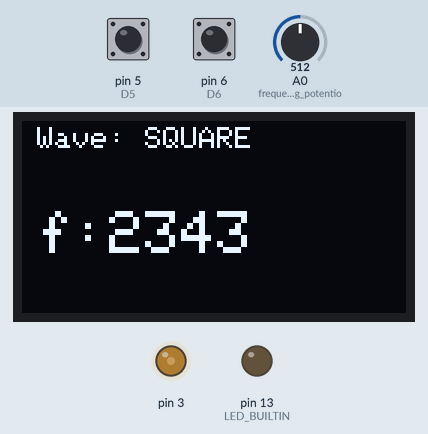
Simulated run of this program. Board: Arduino Uno, built with avr-gcc and run on an emulated ATmega328P. On the bench: 128×64 one-colour display, output pins drawn as LEDs (lit = HIGH). The inputs (shaded band) are chosen by the test bench; at power-on: pin 6 (D6) HIGH, A0 (frequency_analog_potentio) = 512, pin 5 (D5) HIGH. What the program prints to the serial monitor is not drawn.

Above: at 1.2 s.
1.3 s: pin 6 (D6) pulled LOW for 1 s
At 3.0 s:
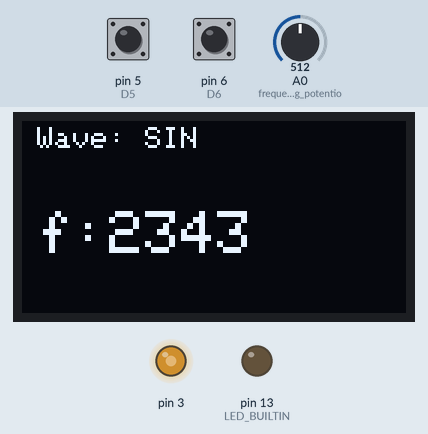
3.8 s: A0 (frequency_analog_potentio) set to 716
At 4.8 s:
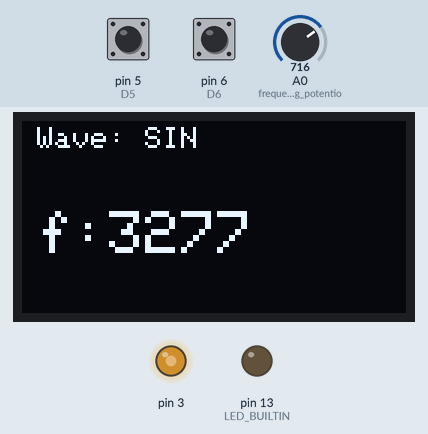
5.3 s: pin 6 (D6) pulled LOW for 0.15 s
At 6.6 s:
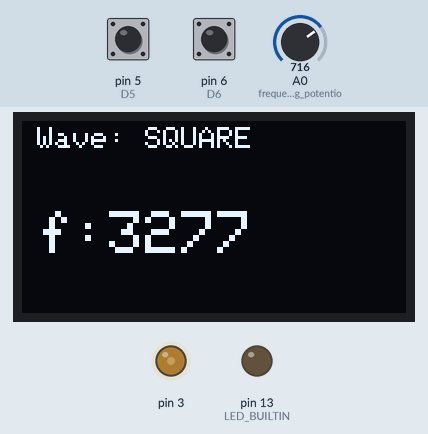
6.9 s: A0 (frequency_analog_potentio) set to 900
At 7.8 s:
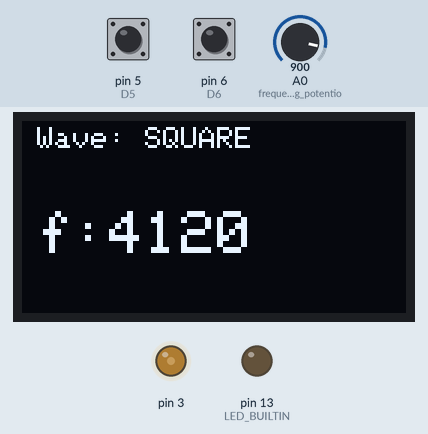
8.4 s: A0 (frequency_analog_potentio) set to 0
At 9.7 s:
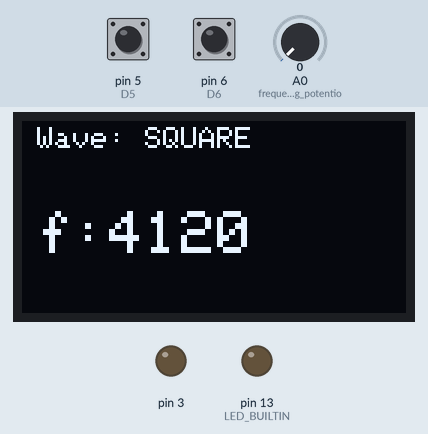
10.0 s: pin 6 (D6) pulled LOW for 1 s
At 10.19 s:
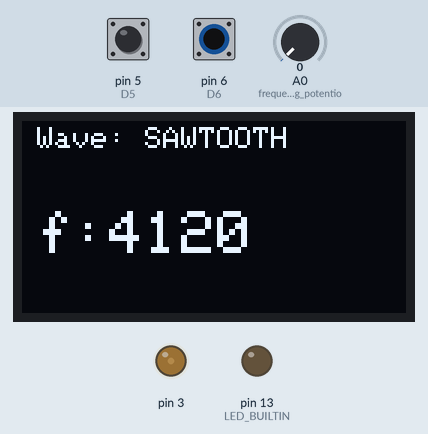
Timing chart, 0 to 10.7 s (numbered marks = the images above; inputs shaded):
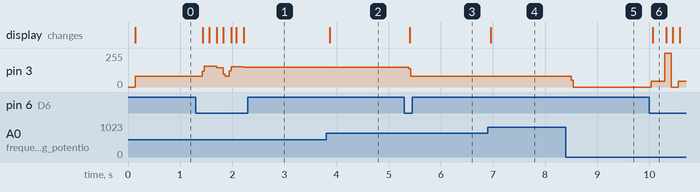

Measured:
- after the input at 1.3 s, pin 3: 82/255 → 154/255 after 0.12 s, → 146/255 0.28 s later, → 81/255 0.12 s later, → 153/255 0.12 s later, … (5 changes in this stretch); the display: first changes after 0.13 s (image 1 shows a later state)
- after the input at 3.8 s, the display: changes after 0.07 s (image 2)
- after the input at 5.3 s, pin 3: 147/255 → 80/255 after 0.08 s; the display: changes after 0.11 s (image 3)
- after the input at 6.9 s, the display: changes after 0.06 s (image 4)
- after the input at 8.4 s, pin 3: 80/255 → 0/255 after 0.10 s
- after the input at 10.0 s, pin 3: 0/255 → 43/255 at once, → 255/255 0.26 s later, → 0/255 0.13 s later, → 43/255 0.13 s later; the display: changes after 0.07 s (image 6)

The program:

main.cpp
```cpp
#include <Arduino.h>
#include <Wire.h>
#include <Adafruit_SSD1306.h>
#include <Adafruit_GFX.h>
// OLED display TWI address
#define OLED_ADDR   0x3C
#define D5 5
#define D6 6

unsigned int frqIn;
unsigned int Acc;
signed char accTopTemp=0;
signed char Mask=0;
float test;
byte amp;
byte arpMode=0;
byte sinVal;
byte noteIndex=0;
byte chordIndex=0;
long checktime=0;
long checkButtonW;
long checkButtonA;

int octRange=3;
int tempo=100;
unsigned note=0;
unsigned temp=0;
byte oct=3;
unsigned outFreq=0;
byte incomingByte;
byte waveforms = 1; //1,2,3,4 sq,saw,tria,sin
//use timer T2 do create a PWM sampled signal that will be filtered out to become an analog signal
const uint16_t scale[] = {857,908,962,1020,1080,1144,1212,1285,1361,1442,1528,1618,1715,1816,1924,2040,2160,2288,2424,2570,2722,2884,3056,3236,3430,3632};
const float oct_multi[] = {0.125,0.25,0.5,1,2,4};
const int majorChords[] = {12,7,12,0,4}; //semitone sequence 0+4+7
static const uint8_t sin_table[] PROGMEM =
{127,130,133,136,140,143,146,149,152,155,158,161,164,167,170,173,
176,179,182,185,188,190,193,196,198,201,204,206,208,211,213,216,
218,220,222,224,226,228,230,232,234,235,237,239,240,242,243,244,
245,247,248,249,250,251,251,252,253,253,254,254,254,255,255,255,
255,255,255,255,254,254,253,253,252,252,251,250,249,248,247,246,
245,244,242,241,239,238,236,235,233,231,229,227,225,223,221,219,
217,214,212,210,207,205,202,200,197,194,192,189,186,183,180,178,
175,172,169,166,163,160,157,154,151,147,144,141,138,135,132,129,
125,127,127,127,127,127,127,127};
//starting display
Adafruit_SSD1306 display(-1);

void setup() {
  Serial.begin(9600);
  pinMode(LED_BUILTIN,OUTPUT);
  pinMode (A0,INPUT); //frequency analog potentiometer
  pinMode(D5,INPUT_PULLUP);  //waveform change button
  pinMode(D6,INPUT_PULLUP);  //amplitude change button

/*
///////////////////////////////////////////////////////////////////////////////
*/

  DDRD = DDRD | 1<<DDD3; // PD3 (Arduino D3) as output (OC2B timer output)
  DDRB = DDRB | 1<<DDB5; //pin B5 (pin13) output

  //use one timer T1 to select a sampling frequency @20Khz and trigger an interrupt
  TCCR1A = 0<<COM1A0 | 0<<COM1B0 | 0<<WGM10 | 0<<WGM11; // CTC TOP=OCR1A
  OCR1A = 99;
  TCCR1B = 1<<WGM12 | 2<<CS10;  //010 prescaler 1:8 (16Mhz/8)/99+1=20Khz (101 5 prescaler1024)
  TIMSK1 =(1<<OCIE1A);

  TCCR2A = 0<<COM2A0 | 2<<COM2B0 | 3<<WGM20; // fastPWM on OC2B (pin3)
  OCR2A = 200;
  OCR2B = 100;
  TCCR2B = 1<<WGM22 | 1<<CS20;  //prescaler 1:1
  Serial.println("Welcome to FunGen");
  //display write
  display.begin(SSD1306_SWITCHCAPVCC, OLED_ADDR);

}

ISR(TIMER1_COMPA_vect) {
  temp=frqIn;
  Acc=Acc+temp;
  accTopTemp=Acc>>8;
  Mask=accTopTemp>>7;
  switch (waveforms) {
    case (1):
      OCR2B=(Acc>>8)&0x80;        //soft square top@0x80
    break;
    case (2):
      OCR2B=Acc>>8;               //sawtooth top@FF
    break;
    case (3):
      OCR2B=accTopTemp^Mask;      //soft triangle wave top@0x80
      OCR2B=OCR2B<<1;
    break;
    case (4):                     //sin wave (table) top@0xFF
      sinVal=pgm_read_byte(&sin_table[accTopTemp^Mask]);
      //test=sin(Acc>8); //uncomment this to understand the weight of floating point math @20Khz
      OCR2B=sinVal^Mask;
    break;
    case (5):                     //|sin| (double frequency) top@0xFF
      sinVal=pgm_read_byte(&sin_table[accTopTemp^Mask]);
      OCR2B=sinVal;
    break;
    case (6):                     //square top@FF
      OCR2B=Mask;
    break;
    }

  //Serial.println("X     "+String(Acc>>8));
  //Serial.println("OCR2B "+String(OCR2B)); //test only this line with serial plotter to check waveform
  //Serial.println(accTopTemp,BIN);
  //Serial.println(Mask,BIN);
}

void getHwInput () {
    //get input from freq potentiometer
    frqIn=analogRead(A0)*15;
    if (frqIn>0) outFreq=frqIn*0.3052;
    //Serial.print(outFreq);
    //outFreq=analogRead(A0);
    //get input from amp+ button
    //missing anti-rimbalzo
    if (!digitalRead(D5)){
    (amp<4)?amp++:amp=0;
    }

  //get input from waveform button (or )
    if (!digitalRead(D6)){
      if (waveforms<4)
        waveforms++;
      else
        waveforms=1;
    }
}


void loop() {
  if((millis()-checktime)>tempo)
      {
        getHwInput();
        display.clearDisplay();
        display.setTextSize(1);
        display.setTextColor(WHITE);
        display.setCursor(5,2);
        display.print("Wave: ");
        switch (waveforms) {
          case(1): display.print("SQUARE");;
          break;
          case(2): display.print("SAWTOOTH");
          break;
          case(3): display.print("TRIANGULAR");
          break;
          case(4): display.print("SIN");
          break;
          }
        display.setCursor(5,30);
        display.setTextSize(2);
        display.print("f:"+String(outFreq));
        display.display();
        checktime=millis();
      }
   }
```
